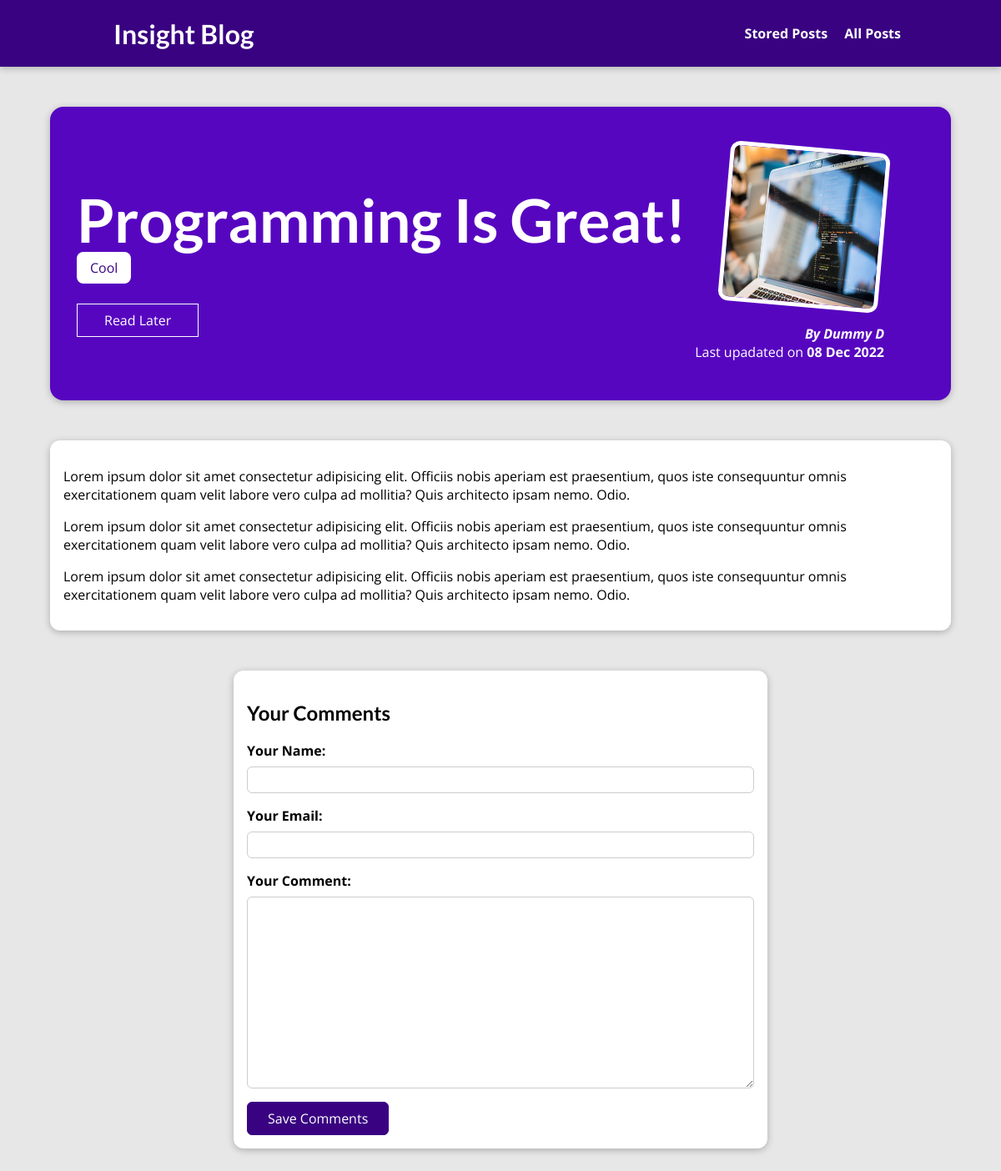
Page /posts/programming-is-fun on the committed database.
### blog/models.py (models this page shows, shortened)
class Post(models.Model):
    title = models.CharField(max_length=150)
    excerpt = models.CharField(max_length=200)
    image = models.ImageField(upload_to='posts',null=True)
    date = models.DateField(auto_now=True)
    slug = models.SlugField(unique=True,db_index=True)
    content = models.TextField(validators=[MinLengthValidator(10)])
    author = models.ForeignKey(Author, on_delete=models.SET_NULL,null=True,related_name='posts')
    tags = models.ManyToManyField(Tag)

class Tag(models.Model):
    caption = models.CharField(max_length=20)

class Author(models.Model):
    first_name = models.CharField(max_length=100)
    last_name = models.CharField(max_length=100)
    email_address =models.EmailField()
    def full_name(self):
        return f"{self.first_name} {self.last_name}"
    def __str__(self):
        return self.full_name()

### blog/views.py (the view, shortened to what this page needs)
# urls.py: path('posts/<slug:slug>',views.SinglePostView.as_view(),name='post-detail-page'),
class SinglePostView(View):
    def is_stored_post(self,request,post_id):
        stored_posts = request.session.get('stored_posts')
        if stored_posts is not None:
            is_saved_for_later = post_id in stored_posts
        else:
            is_saved_for_later = False
        return is_saved_for_later
    def get(self,request,slug):
        post = Post.objects.get(slug=slug)
        context = {
            'post':post,
            'post_tags':post.tags.all(),
            'comment_form':CommentForm(),
            'comments':post.comments.all().order_by('-id'),
            'saved_for_later':self.is_stored_post(request,post.id)
        }
        return render(request,'blog/post-detail.html',context)

### blog/forms.py
class CommentForm(forms.ModelForm):
    class Meta:
        model = Comment
        exclude = ['post']
        labels = {
            'user_name':'Your Name',
            'user_email':'Your Email',
            'text':'Your Comment'
        }

### blog/templates/blog/post-detail.html (shortened to what this page needs)
{% extends 'base.html' %}
{% load static %}
{% block css_files %}
<link rel="stylesheet" href="{% static 'blog/post-detail.css' %}">
{% endblock  %}
{% block content %}
<section id="summary">
<h2>{{post.title}}</h2>
<div>
    {% for tag in post_tags %}
    <span class='tag'>{{tag.caption}}</span>
    {% endfor %}
</div>
<div id="read-later">
    <form action="{% url 'read-later' %}" method="POST">
        <button>
            {% if saved_for_later %}
            Remove from "Read later" List
            {% else %}
            Read Later
            {% endif %}
        </button>
    </form>
</div>
<article>
    <img src="{{post.image.url}}" alt="{{Post.title}}">
    <address>By <a href="mailto:{{post.author.email_address}}">{{post.author}}</a></address>
    <div>
        Last upadated on <time>{{post.date|date:"d M Y"}}</time>
    </div>
</article>
</section>
<main>
   {{post.content|linebreaks}}
</main>
<section id="comment-form">
    <h2>Your Comments</h2>
    <form action="{% url 'post-detail-page' post.slug %}" method='POST'>
        {% for form_field in comment_form %}
        <div class="form-control {% if form_field.errors %}Invalid{% endif %}">
            {{form_field.label_tag}}
            {{form_field}}
        </div>
        {% endfor %}
        <button>Save Comments</button>
    </form>
</section>
{% endblock  %}

### static/app.css (style rules this page uses)
* { box-sizing: border-box; }
html { font-family: 'Open Sans', 'Lato', sans-serif; }
body { margin: 0; }
h1, h2, h3 { font-family: 'Lato', sans-serif; font-weight: bold; }

### blog/static/blog/post-detail.css (style rules this page uses)
body { background-color: #e7e7e7; }
#summary { margin: 8rem auto 3rem auto; padding: 2rem; width: 90%; max-width: 90rem; border-radius: 16px; background-color: #5706c0; position: relative; box-shadow: 0 2px 8px rgba(0, 0, 0, 0.25); height: 22rem; }
#summary h2 { color: white; font-size: 4.5rem; margin-bottom: 0.25rem; }
#summary article { position: absolute; top: 2rem; right: 3rem; padding: 1rem 2rem; border-radius: 12px; text-align: right; color: white; }
#summary article img { width: 12rem; height: 12rem; border-radius: 12px; transform: rotateZ(5deg); border: 5px solid white; margin-bottom: 1rem; }
#summary address { font-weight: bold; }
#summary a { color: white; text-decoration: none; }
#summary time { font-weight: bold; }
#read-later { margin: 2rem 0; }
#read-later button { background-color: transparent; border: 1px solid white; padding: 0.5rem 2rem; font: inherit; color: white; cursor: pointer; }
main { width: 90%; max-width: 90rem; margin: 3rem auto; background-color: white; padding: 1rem; border-radius: 12px; box-shadow: 0 2px 8px rgba(0, 0, 0, 0.25); }
.tag { background-color: white; color: #390281; padding: 0.5rem 1rem; border-radius: 8px; }
#comment-form { margin: 3rem auto; width: 90%; max-width: 40rem; border-radius: 12px; background-color: white; box-shadow: 0 2px 8px rgba(0, 0, 0, 0.25); padding: 1rem; }
#comment-form button { font: inherit; background-color: #390281; color: white; border: 1px solid #390281; padding: 0.5rem 1.5rem; border-radius: 6px; cursor: pointer; }
.form-control { margin-bottom: 1rem; }
.form-control label { font-weight: bold; margin-bottom: 0.5rem; display: block; }
.form-control input, .form-control textarea { display: block; width: 100%; font: inherit; padding: 0.25rem; border-radius: 6px; border: 1px solid #ccc; }

### rows in the picture
Post: title "Programming Is Great!", image (picture), author "Dummy D", date "08 Dec 2022", content "Lorem ipsum dolor sit amet consectetur adipisicing elit. Officiis nobis aperiam est praesentium, quos iste consequuntur omnis exercitationem quam velit labore vero culpa ad mollitia? Quis architecto ipsam nemo. Odio. Lorem ipsum dolor sit amet consectetur adipisicing elit. Officiis nobis aperiam est praesentium, quos iste consequuntur omnis exercitationem quam velit labore vero culpa ad mollitia? Quis architecto ipsam nemo. Odio. Lorem ipsum dolor sit amet consectetur adipisicing elit. Officiis nobis aperiam est praesentium, quos iste consequuntur omnis exercitationem quam velit labore vero culpa ad mollitia? Quis architecto ipsam nemo. Odio."
Tag: caption "Cool"
